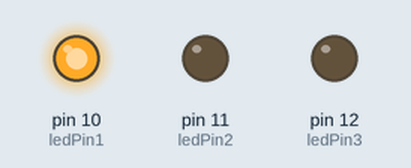
Recording of a sketch running on a simulated Arduino Uno, built with avr-gcc and run on an emulated ATmega328P. On the bench: output pins drawn as LEDs (lit = HIGH).

Above: at 0.05 s.
At 0.75 s:
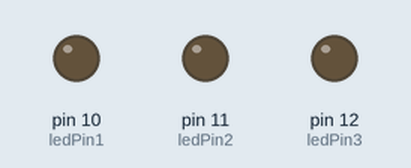
At 1.45 s:
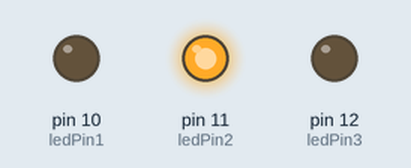
At 2.85 s:
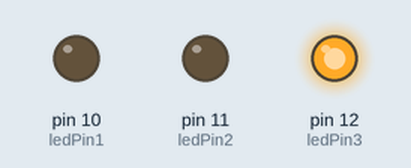
Timing chart, 0 to 3.1 s (numbered marks = the images above):
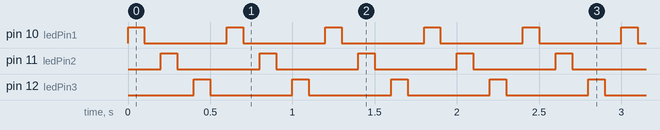

The sketch:

led.ino
```cpp
int ledPin1=10;
//設定LED由第10腳位控制
int ledPin2=11;
//設定LED由第11腳位控制
int ledPin3=12;
//設定LED由第12腳位控制


void setup() {
  // put your setup code here, to run once:
pinMode(ledPin1, OUTPUT);
//設定第10腳位為輸出
pinMode(ledPin2, OUTPUT);
//設定第11腳位為輸出
pinMode(ledPin3, OUTPUT);
//設定第12腳位為輸出
}

void loop() {
  // put your main code here, to run repeatedly:
  digitalWrite(ledPin1,HIGH);
  //設定led亮
  delay(100);
  //等待(0.1秒)
  digitalWrite(ledPin1,LOW);
  //設定led暗
  delay(100);
  //等待(0.1秒)
  digitalWrite(ledPin2,HIGH);
  //設定led亮
  delay(100);
  //等待(0.1秒)
  digitalWrite(ledPin2,LOW);
  //設定led暗
  delay(100);
  //等待(0.1秒)
  digitalWrite(ledPin3,HIGH);
  //設定led亮
  delay(100);
  //等待(0.1秒)
  digitalWrite(ledPin3,LOW);
  //設定led暗
  delay(100);
  //等待(0.1秒)
}
```

Measured:
- by itself, pin 10 (ledPin1), pin 11 (ledPin2), pin 12 (ledPin3): alternates HIGH for 0.10 s and LOW for 0.50 s
